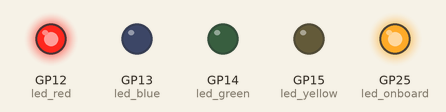
This program was run on a simulated Raspberry Pi Pico running MicroPython. Shown: output pins drawn as LEDs (lit = HIGH).

Above: at 0.3 s.
At 1.7 s:
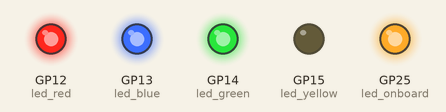
At 2.4 s:
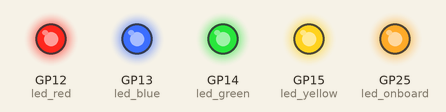
At 3.1 s:
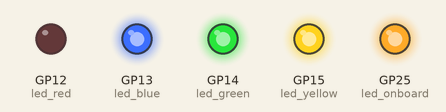
At 4.5 s:
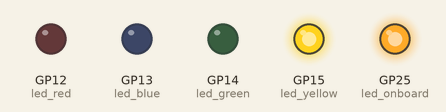
At 6.6 s:
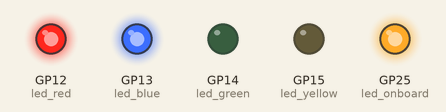
Timing chart, 0 to 7.3 s (numbered marks = the images above):
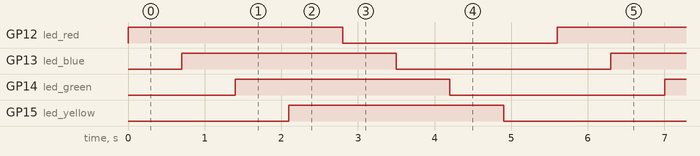

The program:

Blink.py
```python
import machine
import utime

#assigns the onboard LED, pin 25, to the variable led_onboard
led_onboard = machine.Pin(25, machine.Pin.OUT)
led_red = machine.Pin(12, machine.Pin.OUT)
led_blue = machine.Pin(13, machine.Pin.OUT)
led_green = machine.Pin(14, machine.Pin.OUT)
led_yellow = machine.Pin(15, machine.Pin.OUT)

led_onboard.toggle()

while True:

    led_red.toggle()
    utime.sleep(.7)
    led_blue.toggle()
    utime.sleep(.7)
    led_green.toggle()
    utime.sleep(.7)
    led_yellow.toggle()
    utime.sleep(.7)
```

Measured:
- by itself, GP12 (led_red), GP13 (led_blue), GP14 (led_green), GP15 (led_yellow): alternates HIGH for 2.8 s and LOW for 2.8 s
- by itself, everything shown: repeats every 5.6 s, in 8 steps
